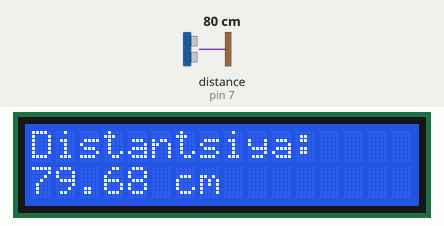
Recording of a sketch running on a simulated Arduino Uno, built with avr-gcc and run on an emulated ATmega328P. Shown: 16×2 character LCD. Wiring (inferred from the names in the program): ultrasonic range finder: trigger pin 8; echo pin 7. Inputs (shaded band) come from the test bench; at power-on: distance to the obstacle (sensor on pin 7) 80 cm. The echo pulse lasts 58.3 µs per cm; what the sketch prints to the serial monitor is not drawn.

Above: at 2.2 s.
2.3 s: distance to the obstacle (sensor on pin 7) set to 18 cm
At 3.7 s:
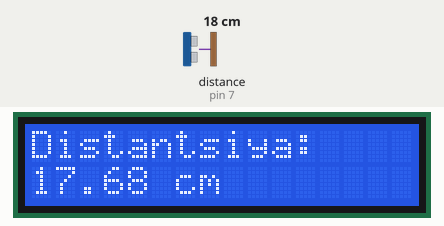
4.0 s: distance to the obstacle (sensor on pin 7) set to 120 cm
At 4.9 s:
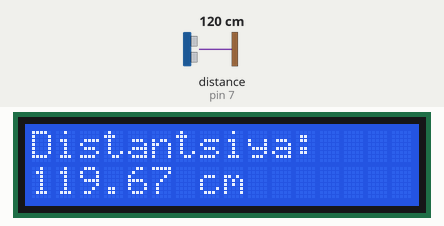
5.6 s: distance to the obstacle (sensor on pin 7) set to 18 cm
At 7.0 s:
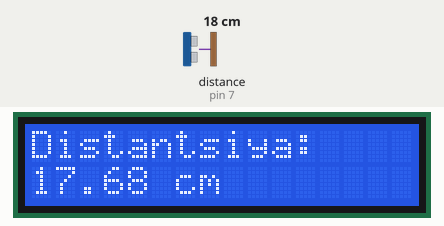
Timing chart, 0 to 8.6 s (numbered marks = the images above; inputs shaded):
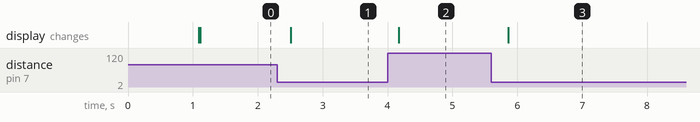

The sketch:

14.1.ino
```cpp
// Подключаем библиотеки
#include <Wire.h>                 // Для I2C
#include <LiquidCrystal_I2C.h>    // Для LCD дисплея

// --- Настройки компонентов ---

// Пины для ультразвукового датчика HC-SR04
const int TRIG_PIN = 8; // Пин Trig (выход)
const int ECHO_PIN = 7; // Пин Echo (вход)

// LCD Дисплей (I2C)
// Убедитесь, что адрес 0x27 верный (иногда бывает 0x3F)
LiquidCrystal_I2C lcd(0x27, 16, 2); // Адрес 0x27, размер 16x2

// --- Глобальные переменные ---
long duration;    // Переменная для хранения времени эха (в микросекундах)
float distance; // Переменная для хранения расстояния (в сантиметрах)

void setup() {
  Serial.begin(9600); // Запускаем Монитор порта для отладки

  // Инициализация LCD
  lcd.init();
  lcd.backlight();
  lcd.print("Eho-Ruletka");
  lcd.setCursor(0, 1);
  lcd.print("Startu_...");
  delay(1000);
  lcd.clear();

  // Настраиваем пины для HC-SR04
  pinMode(TRIG_PIN, OUTPUT); // Пин Trig - это выход (посылает "крик")
  pinMode(ECHO_PIN, INPUT);  // Пин Echo - это вход (слушает "эхо")
}

void loop() {

  // --- Шаг 1: Отправка "крика" (импульса 10 мкс) ---

  // Для генерации чистого импульса, сначала выключаем Trig
  digitalWrite(TRIG_PIN, LOW);
  delayMicroseconds(2); // Короткая пауза

  // Посылаем 10-микросекундный импульс (сигнал HIGH)
  digitalWrite(TRIG_PIN, HIGH);
  delayMicroseconds(10);
  digitalWrite(TRIG_PIN, LOW); // Сразу выключаем

// --- Шаг 2: Чтение "эха" ---

// Функция pulseIn() "зависает" на этом шаге и ждет:
// 1. Пока на ECHO_PIN не появится HIGH (эхо пошло)
// 2. Измеряет, как долго (в мкс) этот пин был в состоянии HIGH
// 3. Возвращает это время, как только пин снова станет LOW (эхо вернулось)
duration = pulseIn(ECHO_PIN, HIGH);

// --- Шаг 3: Расчет расстояния ---

// Скорость звука = 0.0343 см/мкс
// Время (duration) - это время полета звука ТУДА и ОБРАТНО.
// Нам нужно расстояние в одну сторону, поэтому делим время на 2.
// Формула: Расстояние = (Скорость * Время) / 2
// distance = (duration * 0.0343) / 2;
// или (что математически то же самое и чуть быстрее):
distance = duration * 0.01715;

// --- Шаг 4: Вывод на LCD ---

lcd.clear(); // Очищаем экран перед новым выводом
lcd.setCursor(0, 0); // Ставим курсор в начало (0-я колонка, 0-я строка)
lcd.print("Distantsiya:");

lcd.setCursor(0, 1); // Ставим курсор в начало (0-я колонка, 1-я строка)
lcd.print(distance); // Выводим посчитанное расстояние
lcd.print(" cm");

// --- Шаг 5: Вывод в Монитор порта (для отладки) ---
  Serial.print("Dlitelnost: ");
  Serial.print(duration);
  Serial.print(" mks | Dist: ");
  Serial.print(distance);
  Serial.println(" cm");

  // Ждем немного (250 мс) перед следующим измерением,
  // чтобы экран не мерцал слишком быстро.
  delay(250);
}
```

Measured:
- after the input at 2.3 s, the display: changes after 0.21 s (image 1)
- after the input at 4.0 s, the display: changes after 0.17 s (image 2)
- after the input at 5.6 s, the display: changes after 0.26 s (image 3)
